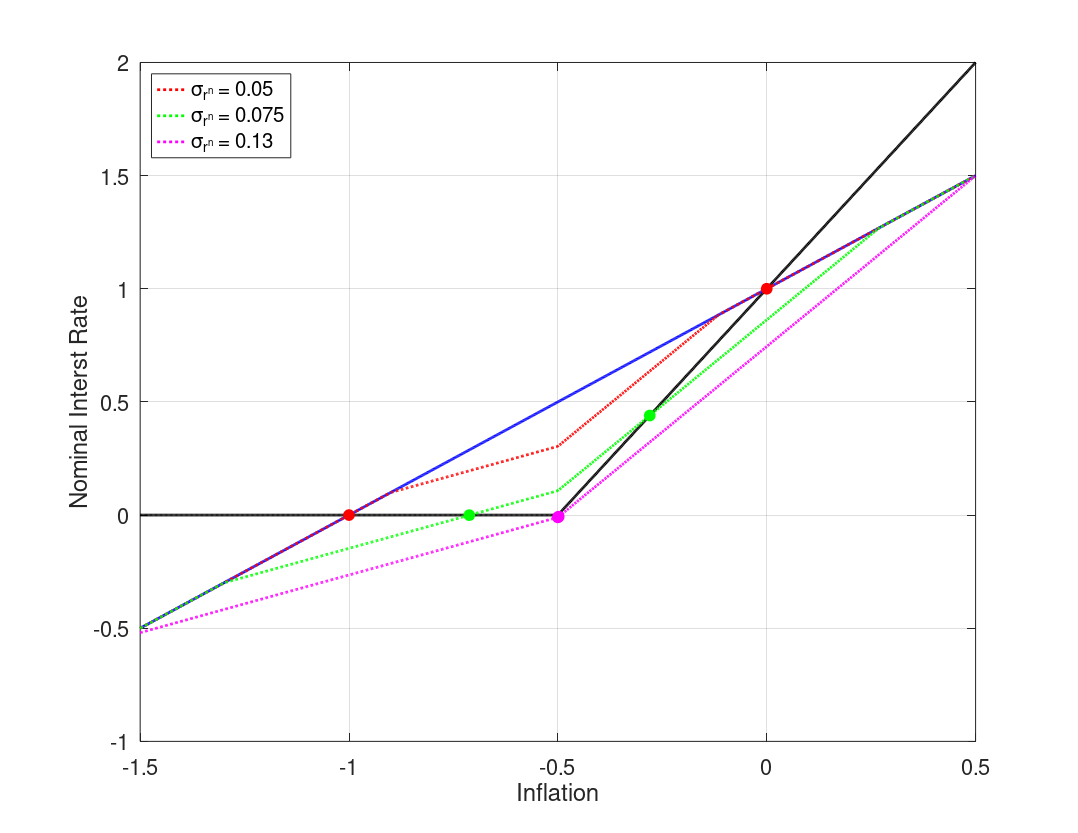

This chart was generated by the following MATLAB code:
%--------------------------------------------------------------------------
% File Name: RAFR_cSHOCK.m
% Author: Philip Coyle
% Date Created: 01/07/2019
% cd /mq/philipprojects/RA_Work/Taisuke_Nakata/Zero_Lower_Bound/DeflationaryRegime/RSSInflation/Codes/3state_iid_shock
% RAFR_cSHOCK
%--------------------------------------------------------------------------

clear all
close all
clc

%% Model Calibration
cBET = 1/1.0025;
cSIGMA = 1;
cKAPPA = 0.02;
cPHIpi = 2;
cRstar = 1/400;
cSHOCK_grid = [0.05, 0.1, .13];
p_m = 0.5; %Probability of being in the middle state 

%% Housekeeping
% Set Grid Intervals
pi_m_low = -1.5/400;
pi_m_high = 0.5/400;
numgrid = 1001;
pi_m = linspace(pi_m_low,pi_m_high, numgrid)';

% Allocate Space
inx_ub = zeros(length(cSHOCK_grid),1);
pi_ub_zlb = zeros(length(cSHOCK_grid),1);
inx_lb = zeros(length(cSHOCK_grid),1);
pi_lb_zlb = zeros(length(cSHOCK_grid),1);
rafr = zeros(numgrid,length(cSHOCK_grid));


% Find max inflation that leads to ZLB binding
bound = -cRstar/cPHIpi;

inx_m = find(min(abs(pi_m - bound)) == abs(pi_m - bound));
% Find pi_m point where middle state interst rate binds
pi_m_zlb = pi_m(inx_m);

% Taylor Rule
tr = max(0,cRstar + cPHIpi*pi_m);

% 'Riskless' Fisher Relation
fr = pi_m + cRstar;

for j = 1:length(cSHOCK_grid)
    cSHOCK = cSHOCK_grid(j);
    %% Policy Functions from below (Assume middle state interst rate binds)
    % Low  High state inflation & expected inflation (as functions of middle state inflation)
    pi_l_b = pi_m - cKAPPA*cSIGMA*cSHOCK;
    pi_h_b = (pi_m - cKAPPA*cSIGMA*(cRstar - cSHOCK))/(1+cKAPPA*cSIGMA*cPHIpi);
    exp_pi_b = (1-p_m)/2*pi_l_b + p_m*pi_m + (1-p_m)/2*pi_h_b;

    % Low Middle and High state output & expected output (as functions of middle state inflation)
    y_m_b = (pi_m - cBET*exp_pi_b)/cKAPPA;
    y_l_b = y_m_b - cSIGMA*cSHOCK;
    y_h_b = y_m_b - cSIGMA*(cRstar + cPHIpi*pi_h_b - cSHOCK);
    exp_y_b = (1-p_m)/2*y_l_b + p_m*y_m_b + (1-p_m)/2*y_h_b;

    % Find pi_m point where high state interst rate binds
    inx_lb(j) = find(min(abs(pi_h_b - bound)) == abs(pi_h_b - bound));
    pi_lb_zlb(j) = pi_m(inx_lb(j));

    %% Policy Functions from above (Assume middle state interst rate does not bind)
    % Low  High state inflation & expected inflation (as functions of middle state inflation)
    pi_l_a = pi_m*(1+cKAPPA*cSIGMA*cPHIpi) + cKAPPA*cSIGMA*(cRstar - cSHOCK);
    pi_h_a = pi_m + (cKAPPA*cSIGMA*cSHOCK)/(1+cKAPPA*cSIGMA*cPHIpi);
    exp_pi_a = (1-p_m)/2*pi_l_a + p_m*pi_m + (1-p_m)/2*pi_h_a;

    % Low Middle and High state output & expected output (as functions of middle state inflation)
    y_m_a = (pi_m - cBET*exp_pi_a)/cKAPPA;
    y_l_a = y_m_a + cSIGMA*(cPHIpi*pi_m + cRstar - cSHOCK);
    y_h_a = y_m_a + cSIGMA*(cPHIpi*(pi_m - pi_h_a) + cSHOCK);
    exp_y_a = (1-p_m)/2*y_l_a + p_m*y_m_a + (1-p_m)/2*y_h_a;

    % Find pi_m point where low state interst rate binds
    inx_ub(j) = find(min(abs(pi_l_a - bound)) == abs(pi_l_a - bound));
    pi_ub_zlb(j) = pi_m(inx_ub(j));

    %% Define Risk Adjusted Fisher Relationship   
    for i = 1:numgrid
        if pi_m(i) < pi_lb_zlb(j) || pi_m(i) > pi_ub_zlb(j)
            rafr(i,j) = pi_m(i) + cRstar;
        elseif pi_m(i) <= pi_m_zlb
            rafr(i,j) = cRstar + pi_m(i) + (exp_pi_b(i) - pi_m(i)) + 1/cSIGMA*(exp_y_b(i) - y_m_b(i));
        elseif pi_m(i) <= pi_ub_zlb(j)
            rafr(i,j) = cRstar + pi_m(i) + (exp_pi_a(i) - pi_m(i)) + 1/cSIGMA*(exp_y_a(i) - y_m_a(i));
        end
    end
end
        
%% Plotting
colors = {'r','g','m'};

fig(1) = figure(1);
grid on
box on
hold on
plot(400*pi_m, 400*tr,'Color','k','LineWidth',2);
plot(400*pi_m, 400*fr,'Color','b','LineWidth',2);
for j = 1:length(cSHOCK_grid)
    [~,inx] = sort(abs(tr - rafr(:,j)));
    RSS = inx(1:2);    
    h(j) = plot(400*pi_m, 400*rafr(:,j),'Color',colors{j},'LineStyle',':','LineWidth',2);
    p1 = plot(400*pi_m(RSS(1)),400*rafr(RSS(1),j));
    p2 = plot(400*pi_m(RSS(2)),400*rafr(RSS(2),j));
    set([p1 p2],'Marker','o','MarkerEdgeColor',colors{j},'MarkerFaceColor', colors{j},'MarkerSize',8)
end

xlabel('Inflation','FontSize',16)
ylabel('Nominal Interst Rate','FontSize',16)
set(gca,'FontSize',16)
L = legend([h(1) h(2) h(3)],'\sigma_{r^n} = 0.05','\sigma_{r^n} = 0.075','\sigma_{r^n} = 0.13');
set(L,'Location','NorthWest','Fontsize',15)

set(fig(1),'PaperOrientation','Landscape');
set(fig(1),'PaperPosition',[0 0 11 8.5]);
print(fig(1),'-depsc','RAFR_varycSHOCK.eps');
